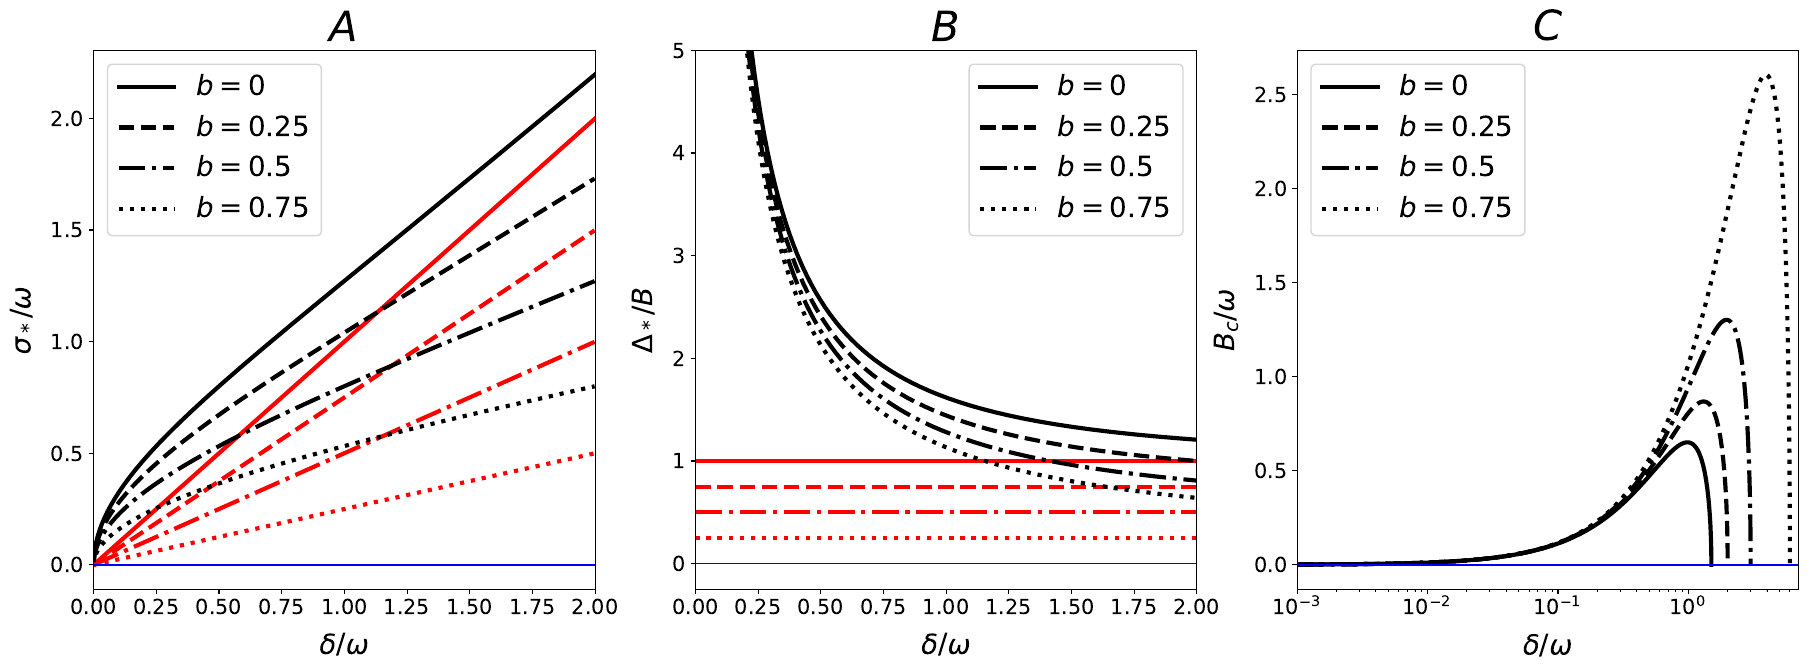

Reproduce this figure in Python.
# 23/11/02 #



#################### Library ####################



import math
import matplotlib.pyplot as plt
import scipy.optimize as sci



#################### Form ####################



PAD = 10
TIC = 15
LAB = 20
TIT = 30



sep = ''



#################### Main ####################



fig = plt.figure()



plt.subplot(1, 3, 1)



def stationary_sigma(mu):


	arg = mu*mu + math.sqrt(mu**4+4*mu**2)


	return math.sqrt(arg/2)



b_lis = [0.75, 0.50, 0.25, 0]
b_lis = [0, 0.25, 0.50, 0.75]



lin = ['dotted', 'dashdot', 'dashed', 'solid']
lin = ['solid', 'dashed', 'dashdot', 'dotted']



mu_inf = 0
mu_sup = 2
mu_div = pow(10, 3)



mu_lis = [(mu_sup-mu_inf)/mu_div*i + mu_inf for i in range(mu_div)]



for i in range(len(b_lis)):


	b = b_lis[i]


	sta_sigma = []
	
	
	mu_lis_b = [(1-b)*mu for mu in mu_lis]
	
	
	for j in range(len(mu_lis_b)):


		mu = mu_lis_b[j]


		sta_sigma.append(stationary_sigma(mu))


	lab = sep.join(('$b=', str(b), '$'))


	plt.plot(mu_lis, sta_sigma, color='black', label=lab, linestyle=lin[i], marker='o', linewidth=3, markersize=0)


	asy = 1-b


	asy_lis = [(1-b)*mu for mu in mu_lis]


	plt.plot(mu_lis, asy_lis, color='red', linestyle=lin[i], marker='o', linewidth=3, markersize=0)



plt.plot([mu_inf, mu_sup], [0, 0], color='blue', linestyle='solid', marker='o', linewidth=1, markersize=0)



plt.xlim([mu_inf, mu_sup])
#plt.ylim()
#plt.xscale('log')
#plt.yscale('log')
plt.xlabel('$\delta/\omega$', size=LAB, labelpad=PAD)
plt.ylabel('$\sigma_*/\omega}$', rotation=90, size=LAB, labelpad=PAD)
plt.title('$A$', size=TIT)
plt.legend(loc='best', fontsize=LAB)
#plt.legend(shadow=False, frameon=False, prop={'size': LAB})
plt.xticks(size=TIC)
plt.yticks(size=TIC)



plt.subplot(1, 3, 2)



def stationary_lag(sigma):


	arg = 1 + 1/sigma**2


	return arg



mu_lis = [(mu_sup-mu_inf)/mu_div*i + mu_inf for i in range(1, mu_div)]



for i in range(len(b_lis)):


	b = b_lis[i]


	mu_lis_b = [(1-b)*mu for mu in mu_lis]


	sta_lag = []


	for j in range(len(mu_lis_b)):


		mu = mu_lis_b[j]

		
		sta_sigma = stationary_sigma(mu)
		sta_lag.append((1-b)*stationary_lag(sta_sigma))


	lab = sep.join(('$b=', str(b), '$'))


	plt.plot(mu_lis, sta_lag, color='black', label=lab, linestyle=lin[i], marker='o', linewidth=3, markersize=0)


	asy = 1-b


	plt.plot([mu_inf, mu_sup], [asy, asy], color='red', linestyle=lin[i], marker='o', linewidth=3, markersize=0)



plt.plot([mu_inf, mu_sup], [0, 0], color='blue', linestyle='solid', marker='o', linewidth=1, markersize=0)



y_inf = -0.25
y_sup = 5


plt.xlim([mu_inf, mu_sup])
plt.ylim([y_inf, y_sup])
#plt.xscale('log')
#plt.yscale('log')
plt.xlabel('$\delta/\omega$', size=LAB, labelpad=PAD)
plt.ylabel('$\Delta_*/B$', rotation=90, size=LAB, labelpad=PAD)
plt.title('$B$', size=TIT)
plt.legend(loc='best', fontsize=LAB)
#plt.legend(shadow=False, frameon=False, prop={'size': LAB})
plt.xticks(size=TIC)
plt.yticks(size=TIC)



plt.subplot(1, 3, 3)



def critical_B(sigma, Wmax):


	arg = Wmax/math.sqrt(sigma**2+1)


	return sigma**2/math.sqrt(sigma**2+1)*math.sqrt(2*math.log(arg))



Wmax = 2.0



mu_inf = pow(10, -3)
mu_inc = pow(10, -3)



for i in range(len(b_lis)):


	b = b_lis[i]


	if stationary_sigma((1-b)*mu_inf) < math.sqrt(Wmax*Wmax-1):


		mu_lis = [mu_inf]


		while stationary_sigma((1-b)*(mu_lis[-1]+mu_inc)) < math.sqrt(Wmax*Wmax-1):


			mu_lis.append(mu_lis[-1]+mu_inc)


		Bc = [critical_B(stationary_sigma((1-b)*mu), Wmax)/(1-b) for mu in mu_lis]
		
		
		Bc[-1] = 0


		lab = sep.join(('$b=', str(b), '$'))


		plt.plot(mu_lis, Bc, color='black', label=lab, linestyle=lin[i], marker='o', linewidth=3, markersize=0)



gap = 1.0



plt.plot([mu_inf, mu_lis[-1]+gap], [0, 0], color='blue', linestyle='solid', marker='o', linewidth=1, markersize=0)



plt.xlim([mu_inf, mu_lis[-1]+gap])
#plt.ylim()
plt.xscale('log')
#plt.yscale('log')
plt.xlabel('$\delta/\omega$', size=LAB, labelpad=PAD)
plt.ylabel('$B_c/\omega$', rotation=90, size=LAB, labelpad=PAD)
plt.title('$C$', size=TIT)
plt.legend(loc='best', fontsize=LAB)
#plt.legend(shadow=False, frameon=False, prop={'size': LAB})
plt.xticks(size=TIC)
plt.yticks(size=TIC)



fig.set_size_inches(22, 7, forward=True)
fig.savefig('figure-4.pdf', bbox_inches='tight')




#################### Bottom ####################
